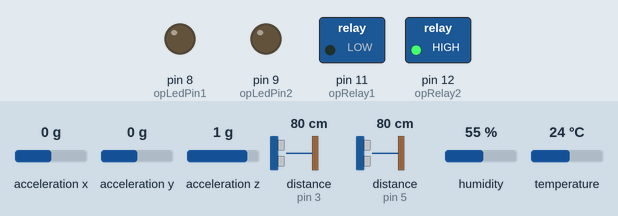
Bench run of a sketch on a simulated Arduino Uno, built with avr-gcc and run on an emulated ATmega328P. On the bench: switched loads named in the sketch (green lamp = pin HIGH), output pins drawn as LEDs (lit = HIGH). Wiring (inferred from the names in the program): 2 × ultrasonic range finder: trigger pin 2, echo pin 3 / trigger pin 6, echo pin 5; ADXL345 accelerometer at I2C address 0x53. The test bench sets the inputs (shaded band); at power-on: distance to the obstacle (sensors on pin 3, pin 5) 80 cm, temperature 24 °C, acceleration x 0 g, acceleration y 0 g, acceleration z 1 g, humidity 55 %. The echo pulse lasts 58.3 µs per cm; pins used as bus, display or sensor lines are not drawn; what the sketch prints to the serial monitor is not drawn.

Above: at 6.2 s.
6.3 s: distance to the obstacle (sensor on pin 3) set to 23 cm
10.4 s: distance to the obstacle (sensor on pin 3) set to 19 cm
At 13.5 s:
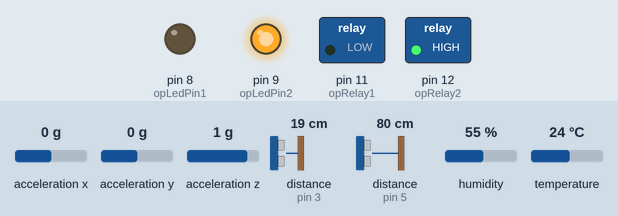
13.8 s: temperature set to 20 °C
At 16.8 s:
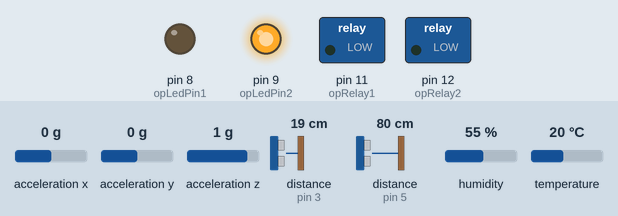
Timing chart, 0 to 18.3 s (numbered marks = the images above; inputs shaded):
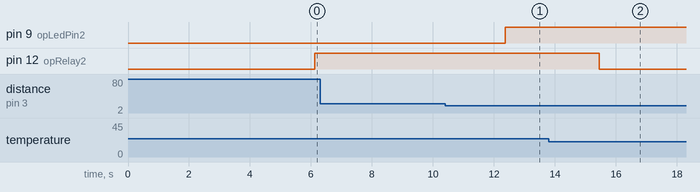

The sketch:

slc_main.ino
```cpp
#include <Wire.h>
#include <DHT.h>

// Defining input pin constants
#define insideSensorTrigger 2
#define insideSensorEcho 3
#define outsideSensorTrigger 6
#define outsideSensorEcho 5
#define dhtSensor 4
#define distanceTheshhold 10  //For Checkinf for the people

// Defining output pin constants
#define opRelay1 11
#define opRelay2 12
#define opLedPin1 8
#define opLedPin2 9
#define opLedPin2 9

// Defining Constant Macros
#define DHTTYPE DHT11
#define measurementDelay 1000
#define calibrationTime 50
#define pingDelay 100
#define iterationCounter 5
#define pause 1000                           // To not Cause a spike when powering on multiple components
#define sleepTimer 1
#define vibrationlimit 0.05

//Setting Global Constants
int peopleCount = 0;

//ADXL345 Constants
int ADXL345 = 0x53;                         // ADXL uses I2C Communication
float x_value, y_value, z_value;           // ADXL Value Constants
float p_x_value, p_y_value, p_z_value;

//Ultrasonic Sensor Constants
int insideSensorDuration = 0;
int insideSensorDistance = 0;
int insideSensorPastDistance = 0;

int outsideSensorDuration = 0;
int outsideSensorDistance = 0;
int outsideSensorPastDistance = 0;

int initialDistanceIn = 0;
int initialDistanceOut = 0;

// Initialising global Variables
DHT dht(dhtSensor, DHTTYPE);
bool morningRoutine = false;
bool labOff = false;
float preTemp;


// Single time iteration
void setup() {
  Serial.begin(9600);

  //ultrasonic sensor
  pinMode(insideSensorTrigger, OUTPUT);
  pinMode(insideSensorEcho, INPUT);
  pinMode(outsideSensorTrigger, OUTPUT);
  pinMode(outsideSensorEcho, INPUT);

  digitalWrite(insideSensorTrigger, HIGH);
  delayMicroseconds(pingDelay);
  digitalWrite(insideSensorTrigger, LOW);
  insideSensorDuration = pulseIn(insideSensorEcho, HIGH);
  initialDistanceIn = (insideSensorDuration / 2) / 29.1;

  digitalWrite(outsideSensorTrigger, HIGH);
  delayMicroseconds(pingDelay);
  digitalWrite(outsideSensorTrigger, LOW);
  outsideSensorDuration = pulseIn(outsideSensorEcho, HIGH);
  initialDistanceOut = (insideSensorDuration / 2) / 29.1;

  // DHT Setting up
  dht.begin();  // Starting DHT 11 Sensor
  preTemp = dht.readTemperature();

  //ADXL Calibration
  Wire.begin();
  Wire.beginTransmission(ADXL345);                  // Starting Communication with ADXL345
  Wire.write(0x2D);
  Wire.write(8);
  Wire.endTransmission();

  // Setting up all the output pins
  pinMode(opRelay1, OUTPUT);
  pinMode(opRelay2, OUTPUT);

  pinMode(opLedPin1, OUTPUT);
  pinMode(opLedPin2, OUTPUT);

  Serial.println();
  Serial.print("Calibrating sensors");
  for (int i = 0; i < calibrationTime; i++) {
    Serial.print(".");
    delay(100);
  }
  Serial.println(". Done");
  Serial.println("Starting Module..............................................");
  delay(50);
}


// Infinite Iteration
void loop() {
  Wire.beginTransmission(ADXL345);     // Start communicating with the device
  Wire.write(0x32);                    // Access Register - 0x32
  Wire.endTransmission(false);         // End transmission
  Wire.requestFrom(ADXL345, 6, true);  // Read 6 Registers Values

  p_x_value = getData();  // X-axis
  p_y_value = getData();  // Y-axis value
  p_z_value = getData();  // Z-axis value
  Wire.endTransmission();

  delay(measurementDelay);  // To not stress-out the systemrn;

  //ADXL Measurement
  Wire.beginTransmission(ADXL345);     // Start communicating with the device
  Wire.write(0x32);                    // Access Register - 0x32
  Wire.endTransmission(false);         // End transmission
  Wire.requestFrom(ADXL345, 6, true);  // Read 6 Registers Values

  x_value = getData();  // X-axis
  y_value = getData();  // Y-axis value
  z_value = getData();  // Z-axis value
  Wire.endTransmission();

  //Ultrasonic Sensor Readings
  // Ultrasonic Sensor 1
  digitalWrite(insideSensorTrigger, HIGH);
  delayMicroseconds(100);
  digitalWrite(insideSensorTrigger, LOW);
  insideSensorDuration = pulseIn(insideSensorEcho, HIGH);
  insideSensorDistance = (insideSensorDuration / 2) / 29.1;

  if ((insideSensorDistance < initialDistanceIn) && (insideSensorDistance < 20)) {
    peopleCount += 1;
  }

  // Serial.print("Distance from 1 : ");
  // Serial.println(insideSensorDistance);


  // Ultrasonic Sensor 2
  digitalWrite(outsideSensorTrigger, HIGH);
  delayMicroseconds(100);
  digitalWrite(outsideSensorTrigger, LOW);
  outsideSensorDuration = pulseIn(outsideSensorEcho, HIGH);
  outsideSensorDistance = (outsideSensorDuration / 2) / 29.1;

  if ((outsideSensorDistance < initialDistanceOut) && (outsideSensorDistance < 20)) {
    peopleCount -= 1;
  }

  // Serial.print("Distance from 2 : ");
  // Serial.println(outsideSensorDistance);


  // DHT 11 Measurements
  float temperature = dht.readTemperature();  // Temperature in celsius

  if (isnan(temperature)) {  // To see the dht reading failed
    Serial.println("DHT - Failed Reading");
    //return;
  }

  //To ensure Non-negative people Count
  if (peopleCount < 0) {
    peopleCount = 0;
    shutDown();
  } else if (peopleCount == 1 && !morningRoutine) {
    startUP();
  }

  // To See if temperature is high
  // i.e.,  Too many people increase the ambience temeprature of the room
  if (abs(preTemp - temperature) > 2.0) {
    digitalWrite(opRelay2, LOW);
  } else {
    digitalWrite(opRelay2, HIGH);
  }

  // TO see if any systems are on after people count reaches zero
  if (((abs(p_x_value - x_value) > vibrationlimit) || (abs(p_y_value - y_value) > vibrationlimit) || (abs(p_z_value - z_value) > vibrationlimit)) && labOff) {
    for (int i = 0; i < calibrationTime; i++) {
      digitalWrite(opLedPin1, HIGH);
      delay(pingDelay);
      digitalWrite(opLedPin1, LOW);
      delay(pingDelay);
    }
  }

  //Printing the values to Serial for confirmation
  Serial.print("People Count : ");
  Serial.print(peopleCount);

  Serial.print("    Prev :");
  Serial.print(preTemp);
  Serial.print(" 'C ");

  Serial.print("    Temp :");
  Serial.print(temperature);
  Serial.print(" 'C ");

  Serial.print("    X : ");
  Serial.print(x_value);
  Serial.print("    Y : ");
  Serial.print(y_value);
  Serial.print("    Z : ");
  Serial.println(z_value);
  Serial.println();
}


// Declaring the required functions
float getData() {  // Function to read ADXL data format
  float data;

  data = (Wire.read() | Wire.read() << 8);
  data = data / 256;
  return data;
}


void startUP() {  // Setting up a starting routine
  Serial.println("Good  Morning everyone! The lab is now powering on.........");
  delay(pause);

  digitalWrite(opLedPin1, LOW);
  digitalWrite(opLedPin2, HIGH);
  delay(pause);

  digitalWrite(opRelay1, LOW);
  digitalWrite(opRelay2, HIGH);
  delay(pause);
  Serial.println("The lab is powered on.");
  morningRoutine = true;
  labOff = false;
}


void shutDown() {  // Setting up a shut down routine
  Serial.println("Starting to ShutDown the lab..................");
  delay(pause);

  digitalWrite(opLedPin1, LOW);
  digitalWrite(opLedPin2, LOW);
  delay(pause);

  digitalWrite(opRelay1, HIGH);
  digitalWrite(opRelay2, HIGH);
  delay(pause);
  Serial.println("The lab is power off. GoodBye.");
  labOff = true;

  for (int i = 0; i < sleepTimer; i++) {  // Stimulating Lunch
    delay(measurementDelay);
  }

  morningRoutine = false;
}
```

Measured:
- the behaviour switches between 21 and 20 cm on distance to the obstacle (sensor on pin 3) (found by bisection; images 0 and 1)
- the behaviour switches between 22 and 21 °C on temperature (found by bisection; images 1 and 2)
- after the input at 6.3 s, every drawn part: stays the same
- after the input at 10.4 s, pin 9 (opLedPin2): LOW → HIGH after 2.0 s
- after the input at 13.8 s, pin 12 (opRelay2): HIGH → LOW after 1.7 s
